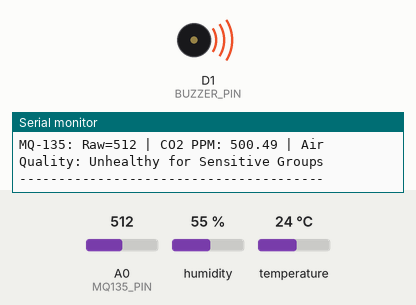
Simulated run of this sketch. Board: ESP8266 (NodeMCU). Parts: buzzer (waves = sounding, pin HIGH), the last lines printed to the serial monitor. The test bench sets the inputs (shaded band); at power-on: A0 (MQ135_PIN) = 512, humidity 55 %, temperature 24 °C.

Above: at 1.2 s.
1.3 s: A0 (MQ135_PIN) set to 410
3.4 s: A0 (MQ135_PIN) set to 381
At 5.6 s:
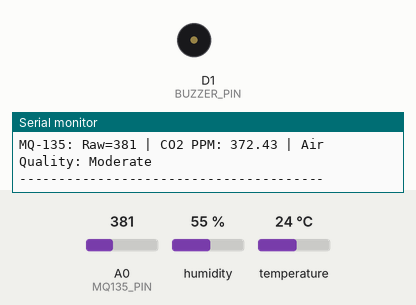
5.9 s: A0 (MQ135_PIN) set to 511
At 7.8 s:
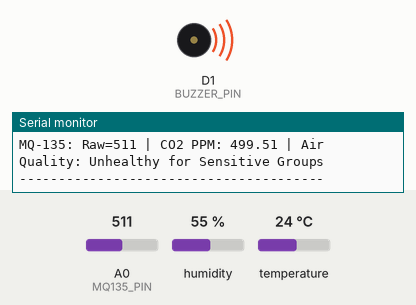
8.1 s: A0 (MQ135_PIN) set to 306
At 9.7 s:
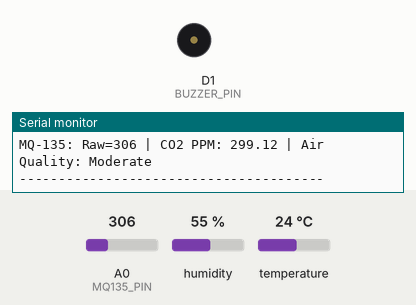
Timing chart, 0 to 11.2 s (numbered marks = the images above; inputs shaded):
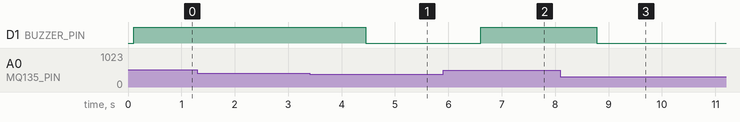

The sketch:

MQ135_LDR_DHT11.ino
```cpp
#include <DHT.h>

// ---- Pin Definitions ----
#define DHTPIN D4
#define LDR_PIN D0          // DHT11 on D4 (GPIO2)
#define DHTTYPE DHT11
#define BUZZER_PIN D1      // Buzzer on D1 (GPIO5)
#define MQ135_PIN A0   // Shared analog pin for LDR and MQ-135


// ---- Global Threshold ----
#define LDR_THRESHOLD 400  // Adjust this for darkness detection

// ---- Initialize DHT ----
DHT dht(DHTPIN, DHTTYPE);

void setup() {
  Serial.begin(9600);
  dht.begin();

  pinMode(BUZZER_PIN, OUTPUT);

  Serial.println("NodeMCU Monitoring System");
  Serial.println("Sensors: DHT11, LDR, MQ-135 with Buzzer");
  Serial.println("---------------------------------------");
}

void loop() {
  // --- Read Temperature & Humidity ---
  float temperature = dht.readTemperature();
  float humidity = dht.readHumidity();

  if (isnan(temperature) || isnan(humidity)) {
    Serial.println("Failed to read from DHT11!");
  } else {
    Serial.print("Temperature: ");
    Serial.print(temperature);
    Serial.print(" °C | Humidity: ");
    Serial.print(humidity);
    Serial.println(" %");
  }

  // --- Read Analog Value (LDR / MQ-135 shared pin) ---
  int analogValue = analogRead(MQ135_PIN);
  int lightLevel = analogRead(LDR_PIN); // Read LDR value (0–1023)
  Serial.print("Light Level: ");
  Serial.println(lightLevel);
  // --- LDR + Buzzer Control ---
  if (lightLevel < LDR_THRESHOLD) {
    digitalWrite(BUZZER_PIN, LOW);
    Serial.println("It's Bright. Buzzer OFF");
  } else {
    digitalWrite(BUZZER_PIN, HIGH);
    Serial.println("It's DARK! Buzzer ON");
  }

  // --- MQ-135 Gas Estimation ---
  float ppm = analogValue * (1000.0 / 1023.0); // crude PPM scale
  String airQuality;

  if (ppm <= 200) airQuality = "Good";
  else if (ppm <= 400) airQuality = "Moderate";
  else if (ppm <= 600) airQuality = "Unhealthy for Sensitive Groups";
  else if (ppm <= 800) airQuality = "Unhealthy";
  else if (ppm <= 1000) airQuality = "Very Unhealthy";
  else airQuality = "Hazardous";

  Serial.print("MQ-135: Raw=");
  Serial.print(analogValue);
  Serial.print(" | CO2 PPM: ");
  Serial.print(ppm);
  Serial.print(" | Air Quality: ");
  Serial.println(airQuality);

  Serial.println("---------------------------------------");

  delay(2000);  // Wait 2 seconds before next cycle
}
```

Measured:
- the behaviour switches between 400 and 399 on A0 (MQ135_PIN) (found by bisection; images 0 and 1)
- after the input at 3.4 s, D1 (BUZZER_PIN): HIGH → LOW after 1.1 s
- after the input at 5.9 s, D1 (BUZZER_PIN): LOW → HIGH after 0.71 s
- after the input at 8.1 s, D1 (BUZZER_PIN): HIGH → LOW after 0.68 s
